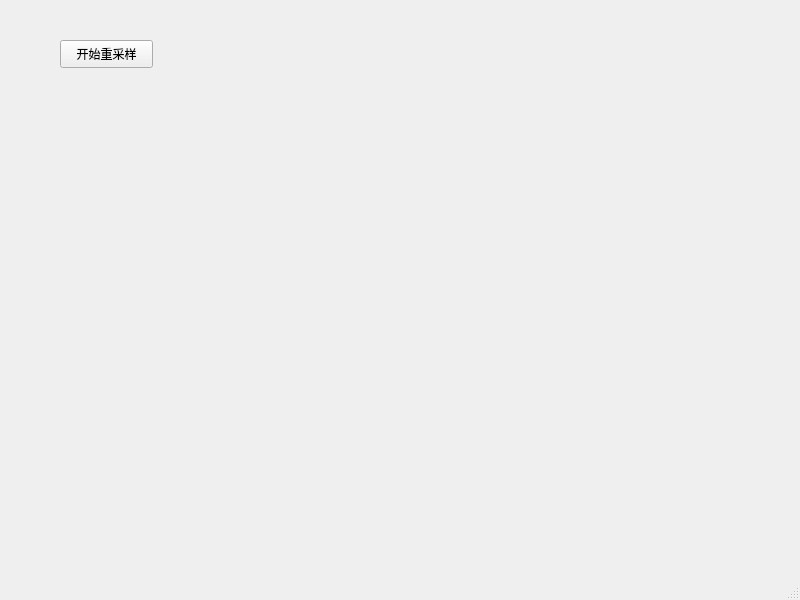
<?xml version="1.0" encoding="UTF-8"?>
<ui version="4.0">
 <class>MainWindow</class>
 <widget class="QMainWindow" name="MainWindow">
  <property name="geometry">
   <rect>
    <x>0</x>
    <y>0</y>
    <width>800</width>
    <height>600</height>
   </rect>
  </property>
  <property name="windowTitle">
   <string>MainWindow</string>
  </property>
  <widget class="QWidget" name="centralwidget">
   <widget class="QPushButton" name="audioButton">
    <property name="geometry">
     <rect>
      <x>60</x>
      <y>40</y>
      <width>93</width>
      <height>28</height>
     </rect>
    </property>
    <property name="text">
     <string>开始重采样</string>
    </property>
   </widget>
  </widget>
  <widget class="QMenuBar" name="menubar">
   <property name="geometry">
    <rect>
     <x>0</x>
     <y>0</y>
     <width>800</width>
     <height>21</height>
    </rect>
   </property>
  </widget>
  <widget class="QStatusBar" name="statusbar"/>
 </widget>
 <resources/>
 <connections/>
</ui>
